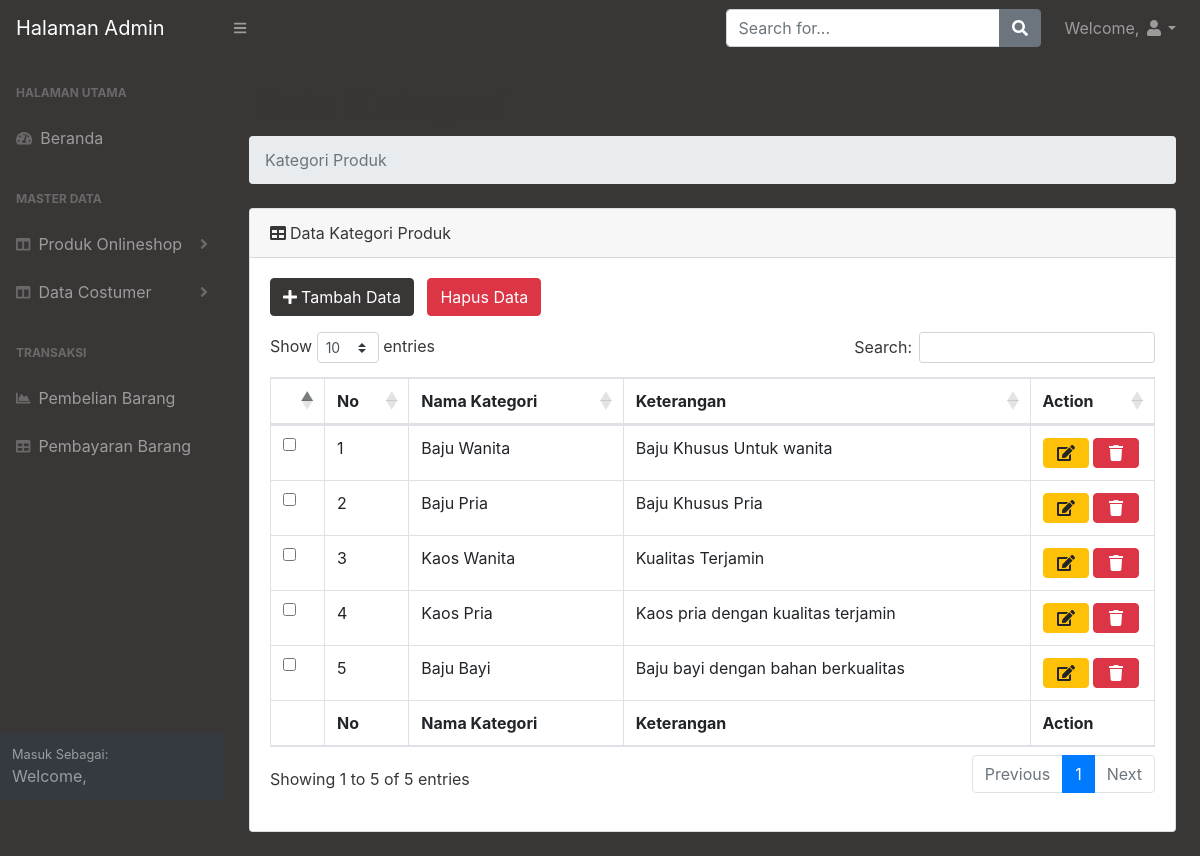
/admin/dashboard_admin.php?page=data_kategori, run on the app's committed database.
### tables this page shows
CREATE TABLE `tbl_kategori` (
  `id_kategori` int(11) NOT NULL,
  `nm_kategori` varchar(50) NOT NULL,
  `ket` text NOT NULL
);

### admin/data_kategori.php (the view, shortened to what this page needs)
<main>
                    <div class="container-fluid">
                        <h1 class="mt-4">Data Kategori</h1>
                        <ol class="breadcrumb mb-4">
                            <li class="breadcrumb-item active">Kategori Produk</li>
                        </ol>
                        <div class="card mb-4">
                            <div class="card-header"><i class="fas fa-table mr-1"></i>Data Kategori Produk</div>
                            <div class="card-body">
                                <div class="table-responsive">
                                    <form action="dashboard_admin.php?page=data_kategori_multi_delete" method="POST">
                                    <table class="table table-bordered" id="dataTable" width="100%" cellspacing="0">
                                        <a href="dashboard_admin.php?page=data_kategori_add" class="btn btn-primary"><i class="fas fa-plus mr-1"></i>Tambah Data</a>  &nbsp;&nbsp;
                                        <button type="Submit" name="btn_delete" id="btn_deleete" class="btn btn-danger" onclick="javascript:
                                        return confirm(' Apakah Anda Ingin Menghapus data Traveler <?php echo"$rk[nm_kategori]";?>')<i class="fas fa-trash mr-1"></i>Hapus Data</button>
                                    <thead>
                                            <tr>
                                                <th></th>
                                                <th>No</th>
                                                <th>Nama Kategori</th>
                                                <th>Keterangan</th>
                                                <th>Action</th>
                                            </tr>
                                        </thead>
                                        <tfoot>
                                            <tr>
                                            <th></th>
                                            <th>No</th>
                                                <th>Nama Kategori</th>
                                                <th>Keterangan</th>
                                                <th>Action</th>
                                            </tr>
                                        </tfoot>
                                        <tbody>
                                        <?php
                      include"../koneksi.php";
                      $no=1;
                      $sqlk = mysqli_query($con, "Select * From tbl_kategori");
                      while($rk = mysqli_fetch_array($sqlk)){
                      ?>
                                            <tr>
                                            <td><input type="checkbox" name="id_kategori[]" value="<?php echo"$rk[id_kategori]";?>"></td>
                                                <td><?php echo"$no";?></td>
                                                <td><?php echo"$rk[nm_kategori]";?></td>
                                                <td><?php echo"$rk[ket]";?></td>
                                                <td>
                          <a href="<?php echo "index.php?page=data_mahasiswa_update&&idm=$rmhs[id_mhs]"; ?>" class="btn btn-warning"><i class="fas fa-fw fa-edit"></i></a>
                          <a href="<?php echo "index.php?page=data_mahasiswa_delete&&idm=$rmhs[id_mhs]"; ?>" onclick="javascript: return confirm(' Apakah Anda Ingin Menghapus data mahasiswa <?php echo"$rmhs[nm_mahasiswa]";?>')" class="btn btn-danger"><i class="fas fa-fw fa-trash"></i> </a>
                        </td>
                                            </tr>
                                            <?php $no++; }?>
                                        </tbody>
                      </form>
                                </div>
                            </div>
                        </div>
                    </div>
                </main>

### data on the page
tbl_kategori: nm_kategori "Baju Wanita", ket "Baju Khusus Untuk wanita"
tbl_kategori: nm_kategori "Baju Pria", ket "Baju Khusus Pria"
tbl_kategori: nm_kategori "Kaos Wanita", ket "Kualitas Terjamin"
tbl_kategori: nm_kategori "Kaos Pria", ket "Kaos pria dengan kualitas terjamin"
tbl_kategori: nm_kategori "Baju Bayi", ket "Baju bayi dengan bahan berkualitas"
